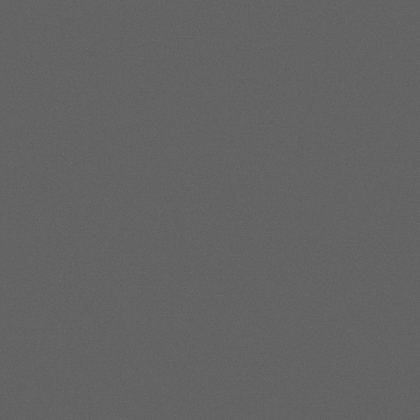
%> input picture balanced_dark_1us-02.tif, 420 x 420 px, shrunk from 1024 x 1024 before the run
$ octave scale_estimate.m   (GNU Octave 9; MATLAB toolbox functions it lacks are replaced by stand-ins)
%> lines starting %> are read from the running program, lines starting %| are printed output that depends on the picture
clear;
filename='balanced_dark_1us-02.tif';
numimgs = size(imfinfo(filename),1);

for k=1:numimgs
finIm=imread(filename,k);
%> finIm is the input picture: size 420x420 uint16; min 84, max 118, mean 100.2
finIm=double(finIm);
%> finIm: size 420x420 double
qf = @(p,s) 1./s.*(p.^(s)-(1-p).^(s));
qflogistic = @(p,s) log(p./(1-p));
p=0.01:0.1:0.99;

quantileImage = quantile(finIm(:)-mean(finIm(:)),p);
%> quantileImage = [-5.16 -2.16 -2.16 -1.16 -0.161 -0.161 0.839 0.839 1.84 2.84]


%s1=maxpccValShapePar(k);
s=0.055;
pccS = zeros(1,length(s));
for i=1:length(s)
    if s(i)==0
        quantileTheoretical = qflogistic(p,s(i));
    else
        quantileTheoretical = qf(p,s(i));
    end


end


pa=polyfit(quantileTheoretical,quantileImage,1);
%> pa = [1.28 -0.00806]
pa2(k)=pa(1);
pa3(k)=pa(2);

end
figure
plot(quantileTheoretical,quantileImage,'LineWidth',4);

m=pa(1);
%> m = 1.28
x=min(quantileTheoretical(:))+1:max(quantileTheoretical(:));
ymin=min(quantileImage(:));
%> ymin = -5.16
y3=pa(1)*x+pa(2)-1;
%> y3 = [-4.93 -3.64 -2.36 -1.08 0.198 1.48]
hold on
plot(x,y3,'LineWidth',1);


title("Scale Parameter " + pa(1) + " ")
xlabel('Unscaled Theoretical Quantiles','Interpreter','latex','FontSize',15)
ylabel('Empiricial Quantiles, Q_{emp}','Interpreter','latex','FontSize',15)
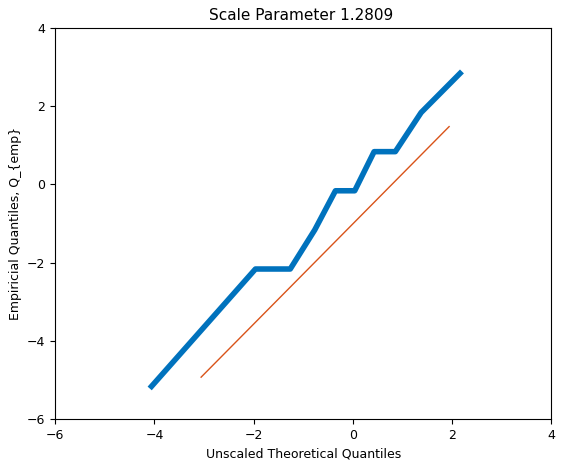
%> figure redrawn from the program's plot data; curve peaks at x = 2.16, y = 2.84

hold off

%sprintf('offset %g',offset);
%sprintf('shape parameter %g',s1);
sprintf('scale parameter %g',pa(1));
